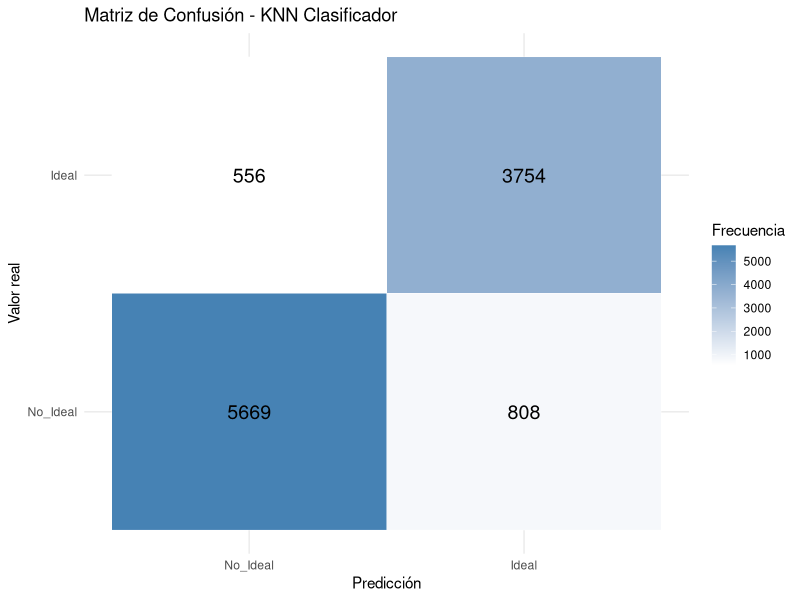
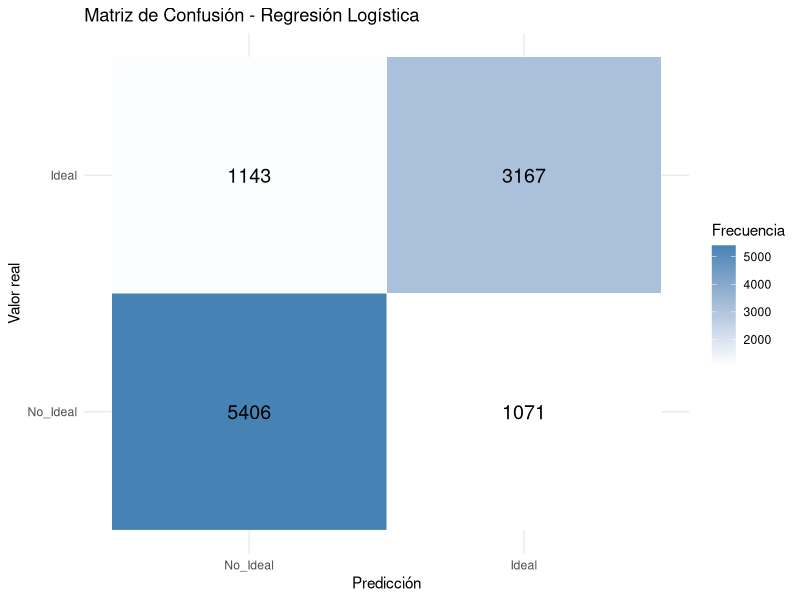
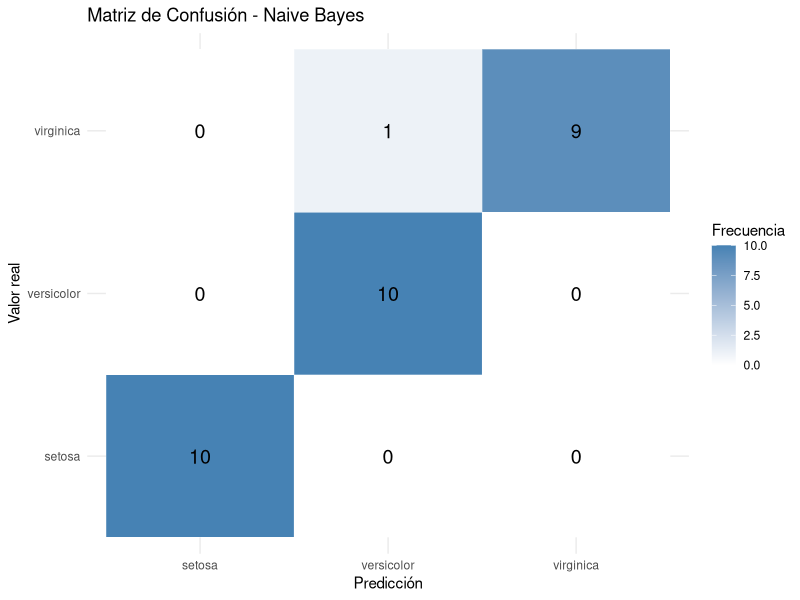
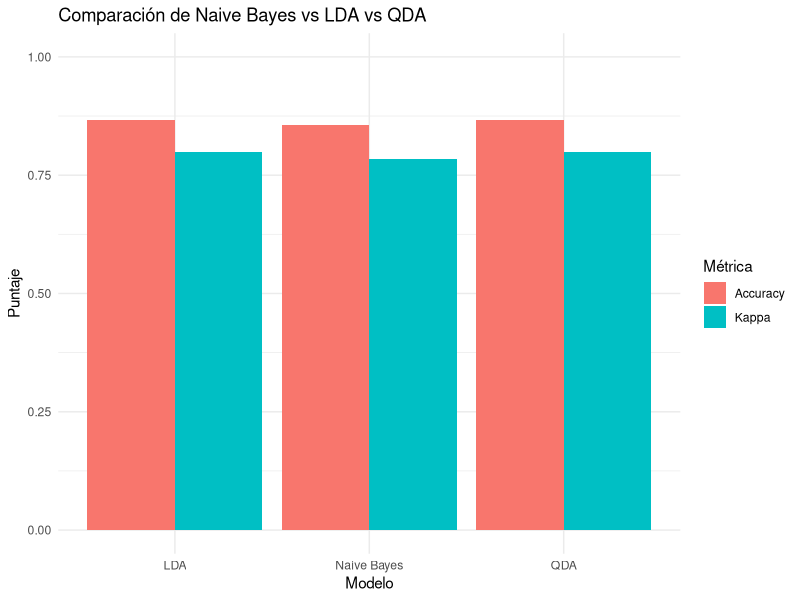

These figures' R source, in order:
## ---- chunk 1
knitr::opts_chunk$set(
  echo = TRUE,
  warning = FALSE,
  message = FALSE
)

paquetes <- c(
  "ggplot2",
  "dplyr",
  "caret",
  "class",
  "e1071",
  "MASS",
  "tidyr"
)

instalar_si_falta <- function(pkg) {
  if (!requireNamespace(pkg, quietly = TRUE)) {
    install.packages(pkg, repos = "https://cloud.r-project.org")
  }
}

invisible(lapply(paquetes, instalar_si_falta))

library(ggplot2)
library(dplyr)
library(caret)
library(class)
library(e1071)
library(MASS)
library(tidyr)

set.seed(42)
## ---- chunk 2
reporte_clasificacion <- function(cm) {
  by_class <- cm$byClass

  if (is.null(dim(by_class))) {           # binario
    by_class <- as.data.frame(t(by_class))
    by_class$Clase <- cm$positive
  } else {                                # Multiclase
    by_class <- as.data.frame(by_class)
    by_class$Clase <- rownames(by_class)
  }
#Estandarizacion de las columnas
  columnas <- intersect(
    c(
      "Clase", "Precision", "Recall",
      "F1", "Specificity", "Neg Pred Value",
      "Balanced Accuracy"
    ),
    names(by_class)
  )

  by_class <- by_class[, columnas, drop = FALSE]
  rownames(by_class) <- NULL

  by_class %>%
    mutate(across(where(is.numeric), ~ round(.x, 3)))
}

# Metricas Generales del modelo y no por clases solamente
resumen_global <- function(cm) {
  data.frame(
    Accuracy = round(unname(cm$overall["Accuracy"]), 3), # Cuanto acerto real
    Kappa = round(unname(cm$overall["Kappa"]), 3)  # Modelo bajo el azar
  )
}


#Graficar matriz de confusión
graficar_matriz_confusion <- function(cm, titulo = "Matriz de Confusión") {
  cm_df <- as.data.frame(cm$table)
  colnames(cm_df) <- c("Prediccion", "Real", "Frecuencia")

  ggplot(cm_df, aes(x = Prediccion, y = Real, fill = Frecuencia)) +
    geom_tile(color = "white") +
    geom_text(aes(label = Frecuencia), size = 5) +
    scale_fill_gradient(low = "white", high = "steelblue") +
    labs(
      title = titulo,
      x = "Predicción",
      y = "Valor real",
      fill = "Frecuencia"
    ) +
    theme_minimal()
}
## ---- chunk 3
data("diamonds", package = "ggplot2")

df <- diamonds %>%
  mutate(
    ideal_cut = factor(
      ifelse(cut == "Ideal", "Ideal", "No_Ideal"),
      levels = c("No_Ideal", "Ideal")
    )
  )

head(df)
## ---- chunk 4
features <- c("carat", "depth", "table", "x", "y", "z")

X <- df[, features] # Caracteristicas de diamantes
y <- df$ideal_cut # Indicar si el corte es ideal o no

idx_train <- caret::createDataPartition(y, p = 0.8, list = FALSE)

X_train <- X[idx_train, ]
X_test <- X[-idx_train, ]

y_train <- y[idx_train]
y_test <- y[-idx_train]

#Metodo de estandarizacion de variables por distancias
preproceso <- caret::preProcess(X_train, method = c("center", "scale")) 
X_train_scaled <- predict(preproceso, X_train)
X_test_scaled <- predict(preproceso, X_test)
## ---- chunk 5
table(df$ideal_cut)
sum(df$ideal_cut == "Ideal")
## ---- chunk 6
y_pred_knn <- class::knn(
  train = X_train_scaled,
  test = X_test_scaled,
  cl = y_train,
  k = 5
)

cm_knn <- caret::confusionMatrix(
  data = y_pred_knn,
  reference = y_test,
  positive = "Ideal"
)

cm_knn$table
## ---- chunk 7
graficar_matriz_confusion(
  cm_knn,
  titulo = "Matriz de Confusión - KNN Clasificador"
)
## ---- chunk 8
reporte_clasificacion(cm_knn)
resumen_global(cm_knn)
## ---- chunk 9
df_log <- diamonds %>%
  mutate(
    ideal_cut = factor(
      ifelse(cut == "Ideal", "Ideal", "No_Ideal"),
      levels = c("No_Ideal", "Ideal")
    )
  )

X <- df_log[, features]
y <- df_log$ideal_cut

idx_train <- caret::createDataPartition(y, p = 0.8, list = FALSE)

X_train <- X[idx_train, ]
X_test <- X[-idx_train, ]

y_train <- y[idx_train]
y_test <- y[-idx_train]

preproceso <- caret::preProcess(X_train, method = c("center", "scale"))
X_train_scaled <- predict(preproceso, X_train)
X_test_scaled <- predict(preproceso, X_test)

train_log <- data.frame(ideal_cut = y_train, X_train_scaled)
test_log <- data.frame(X_test_scaled)
## ---- chunk 10
modelo_log <- stats::glm(
  ideal_cut ~ .,
  data = train_log,
  family = binomial()
)

prob_log <- predict(
  modelo_log,
  newdata = test_log,
  type = "response"
)

y_pred_log <- factor(
  ifelse(prob_log >= 0.5, "Ideal", "No_Ideal"),
  levels = c("No_Ideal", "Ideal")
)

cm_log <- caret::confusionMatrix(
  data = y_pred_log,
  reference = y_test,
  positive = "Ideal"
)

cm_log$table
## ---- chunk 11
graficar_matriz_confusion(
  cm_log,
  titulo = "Matriz de Confusión - Regresión Logística"
)
## ---- chunk 12
reporte_clasificacion(cm_log)
resumen_global(cm_log)
## ---- chunk 13
df_iris <- iris

X <- df_iris[, 1:4]
y <- df_iris$Species

idx_train <- caret::createDataPartition(y, p = 0.8, list = FALSE)

X_train <- X[idx_train, ]
X_test <- X[-idx_train, ]

y_train <- y[idx_train]
y_test <- y[-idx_train]
## ---- chunk 14
modelo_nb <- e1071::naiveBayes(
  x = X_train,
  y = y_train
)

y_pred_nb <- predict(
  modelo_nb,
  newdata = X_test,
  type = "class"
)

cm_nb <- caret::confusionMatrix(
  data = y_pred_nb,
  reference = y_test
)

cm_nb$table
## ---- chunk 15
graficar_matriz_confusion(
  cm_nb,
  titulo = "Matriz de Confusión - Naive Bayes"
)
## ---- chunk 16
reporte_clasificacion(cm_nb)
resumen_global(cm_nb)
## ---- chunk 17
df_iris <- iris

X <- df_iris[, 1:4]
y <- df_iris$Species

idx_train <- caret::createDataPartition(y, p = 0.8, list = FALSE)

X_train <- X[idx_train, ]
X_test <- X[-idx_train, ]

y_train <- y[idx_train]
y_test <- y[-idx_train]

preproceso <- caret::preProcess(X_train, method = c("center", "scale"))
X_train_scaled <- predict(preproceso, X_train)
X_test_scaled <- predict(preproceso, X_test)
## ---- chunk 18
modelo_nb_iris <- e1071::naiveBayes(
  x = X_train,
  y = y_train
)

train_lda <- data.frame(Species = y_train, X_train_scaled)
test_lda <- data.frame(X_test_scaled)

modelo_lda_iris <- MASS::lda(Species ~ ., data = train_lda)
modelo_qda_iris <- MASS::qda(Species ~ ., data = train_lda)
## ---- chunk 19
pred_nb_iris <- predict(modelo_nb_iris, newdata = X_test, type = "class")
pred_lda_iris <- predict(modelo_lda_iris, newdata = test_lda)$class
pred_qda_iris <- predict(modelo_qda_iris, newdata = test_lda)$class

cm_nb_iris <- caret::confusionMatrix(pred_nb_iris, y_test)
cm_lda_iris <- caret::confusionMatrix(pred_lda_iris, y_test)
cm_qda_iris <- caret::confusionMatrix(pred_qda_iris, y_test)

cm_nb_iris$table
reporte_clasificacion(cm_nb_iris)
resumen_global(cm_nb_iris)

cm_lda_iris$table
reporte_clasificacion(cm_lda_iris)
resumen_global(cm_lda_iris)

cm_qda_iris$table
reporte_clasificacion(cm_qda_iris)
resumen_global(cm_qda_iris)
## ---- chunk 20
set.seed(42)

n_total <- 1000
n_por_clase <- c(334, 333, 333)
n_features <- 5

medias <- matrix(
  c(
    -1.2,  0.0,  0.8,  0.0,  0.2,
     0.6,  0.9, -0.4,  0.3, -0.1,
     1.4, -0.8,  0.6, -0.3,  0.5
  ),
  nrow = 3,
  byrow = TRUE
)

cov_base <- matrix(
  c(
    1.0, 0.4, 0.2, 0.1, 0.0,
    0.4, 1.0, 0.3, 0.0, 0.1,
    0.2, 0.3, 1.0, 0.2, 0.1,
    0.1, 0.0, 0.2, 1.0, 0.3,
    0.0, 0.1, 0.1, 0.3, 1.0
  ),
  nrow = 5,
  byrow = TRUE
)

X_lista <- lapply(seq_len(3), function(i) {
  MASS::mvrnorm(
    n = n_por_clase[i],
    mu = medias[i, ],
    Sigma = cov_base
  )
})

X <- do.call(rbind, X_lista)
colnames(X) <- paste0("x", seq_len(n_features))

y <- factor(
  rep(c("Clase_0", "Clase_1", "Clase_2"), times = n_por_clase),
  levels = c("Clase_0", "Clase_1", "Clase_2")
)

idx_ruido <- sample(seq_along(y), size = round(0.05 * n_total))

for (i in idx_ruido) {
  y[i] <- sample(setdiff(levels(y), as.character(y[i])), size = 1)
}

df_sintetico <- data.frame(y = y, X)

head(df_sintetico)
## ---- chunk 21
idx_train <- caret::createDataPartition(df_sintetico$y, p = 0.7, list = FALSE)

X_train <- df_sintetico[idx_train, paste0("x", seq_len(n_features))]
X_test <- df_sintetico[-idx_train, paste0("x", seq_len(n_features))]

y_train <- df_sintetico$y[idx_train]
y_test <- df_sintetico$y[-idx_train]

preproceso <- caret::preProcess(X_train, method = c("center", "scale"))
X_train_scaled <- predict(preproceso, X_train)
X_test_scaled <- predict(preproceso, X_test)
## ---- chunk 22
nb_sintetico <- e1071::naiveBayes(
  x = X_train,
  y = y_train
)

train_disc <- data.frame(y = y_train, X_train_scaled)
test_disc <- data.frame(X_test_scaled)

lda_sintetico <- MASS::lda(y ~ ., data = train_disc)
qda_sintetico <- MASS::qda(y ~ ., data = train_disc)
## ---- chunk 23
pred_nb <- predict(nb_sintetico, newdata = X_test, type = "class")
pred_lda <- predict(lda_sintetico, newdata = test_disc)$class
pred_qda <- predict(qda_sintetico, newdata = test_disc)$class

cm_nb_sint <- caret::confusionMatrix(pred_nb, y_test)
cm_lda_sint <- caret::confusionMatrix(pred_lda, y_test)
cm_qda_sint <- caret::confusionMatrix(pred_qda, y_test)

cm_nb_sint$table
reporte_clasificacion(cm_nb_sint)
resumen_global(cm_nb_sint)

cm_lda_sint$table
reporte_clasificacion(cm_lda_sint)
resumen_global(cm_lda_sint)

cm_qda_sint$table
reporte_clasificacion(cm_qda_sint)
resumen_global(cm_qda_sint)
## ---- chunk 24
df_resultados <- bind_rows(
  "Naive Bayes" = resumen_global(cm_nb_sint),
  "LDA" = resumen_global(cm_lda_sint),
  "QDA" = resumen_global(cm_qda_sint),
  .id = "Modelo"
)

df_resultados
## ---- chunk 25
df_plot <- df_resultados %>%
  tidyr::pivot_longer(
    cols = c("Accuracy", "Kappa"),
    names_to = "Metrica",
    values_to = "Puntaje"
  )

ggplot(df_plot, aes(x = Modelo, y = Puntaje, fill = Metrica)) +
  geom_col(position = "dodge") +
  coord_cartesian(ylim = c(0, 1)) +
  labs(
    title = "Comparación de Naive Bayes vs LDA vs QDA",
    x = "Modelo",
    y = "Puntaje",
    fill = "Métrica"
  ) +
  theme_minimal()
